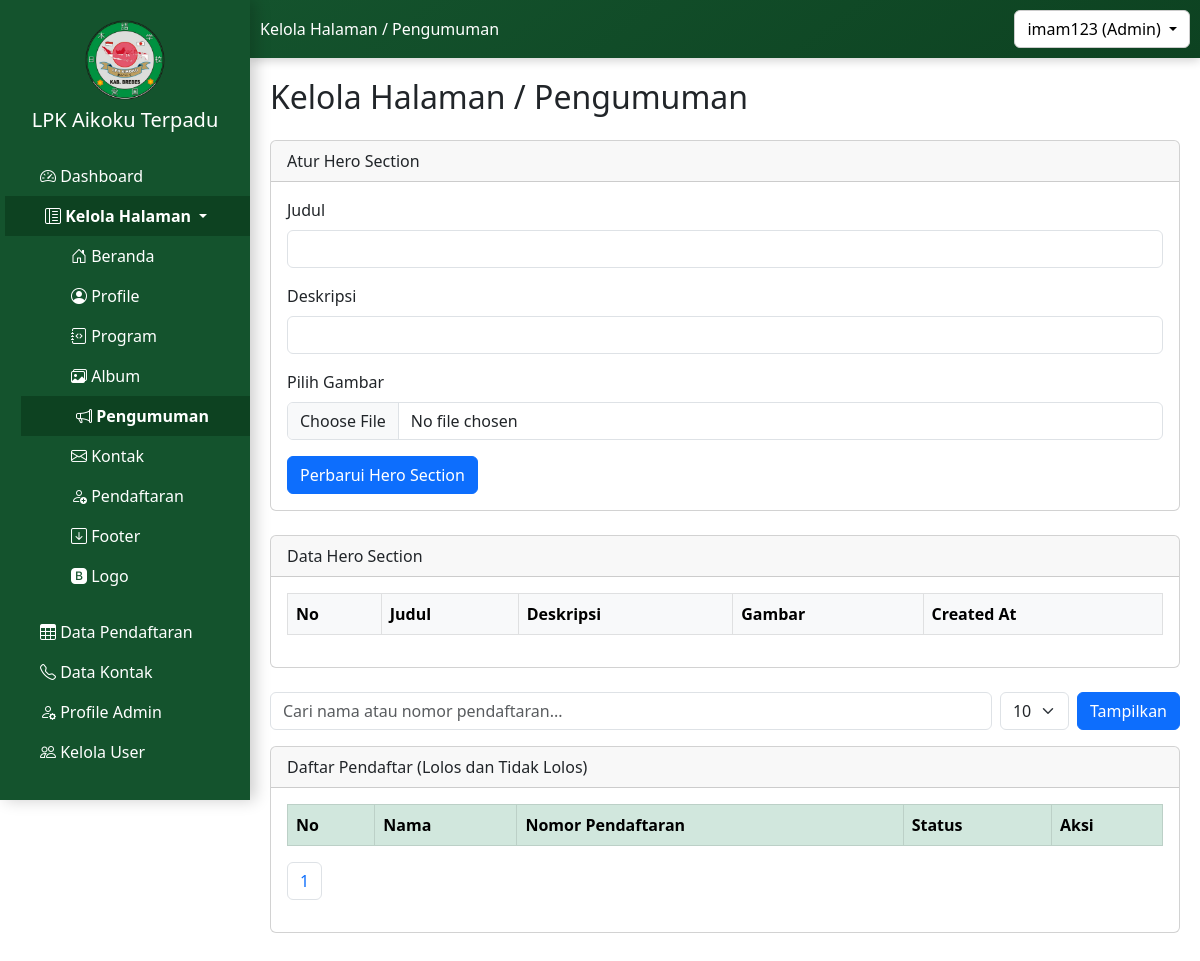
The app's page /admin/kelola_halaman/pengumuman/pengumuman_admin.php?page=3&limit=10 (signed in), older data.
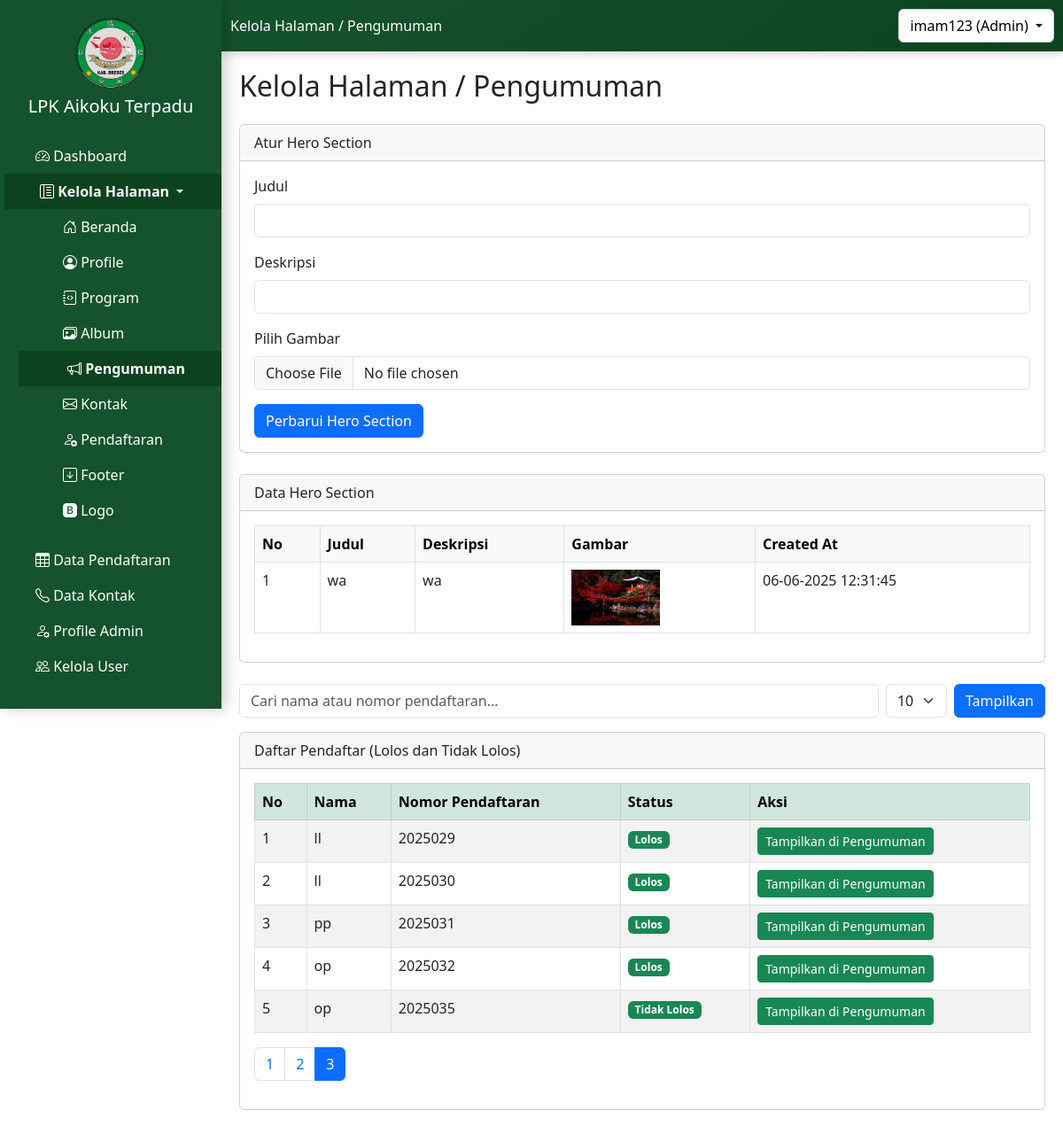
The same page, newer data.
### tables this page shows
CREATE TABLE `tb_hero_pengumuman` (
  `id` int(11) NOT NULL,
  `hero_title` varchar(255) DEFAULT NULL,
  `hero_description` varchar(255) DEFAULT NULL,
  `hero_image` text DEFAULT NULL,
  `created_at` timestamp NOT NULL DEFAULT current_timestamp()
);

CREATE TABLE `tb_pendaftaran` (
  `id_pendaftaran` int(11) NOT NULL,
  `nama_lengkap` varchar(100) DEFAULT NULL,
  `nomor_pendaftaran` varchar(50) DEFAULT NULL,
  `tempat_lahir` varchar(100) DEFAULT NULL,
  `tanggal_lahir` date DEFAULT NULL,
  `usia` int(11) DEFAULT NULL,
  `jenis_kelamin` varchar(20) DEFAULT NULL,
  `agama` varchar(50) DEFAULT NULL,
  `alamat_ktp` text DEFAULT NULL,
  `email` varchar(100) DEFAULT NULL,
  `telepon` varchar(20) DEFAULT NULL,
  `alamat` text DEFAULT NULL,
  `alamat_keluarga` text DEFAULT NULL,
  `telepon_keluarga` varchar(20) DEFAULT NULL,
  `program` varchar(100) DEFAULT NULL,
  `pendidikan_terakhir` varchar(50) DEFAULT NULL,
  `pengalaman_kerja` text DEFAULT NULL,
  `status_pernikahan` varchar(50) DEFAULT NULL,
  `tinggi_badan` int(11) DEFAULT NULL,
  `berat_badan` int(11) DEFAULT NULL,
  `pengalaman_jepang` varchar(50) DEFAULT NULL,
  `penyakit_kronis` text DEFAULT NULL,
  `golongan_darah` varchar(5) DEFAULT NULL,
  `status` varchar(20) DEFAULT 'Pending',
  `tanggal_daftar` datetime DEFAULT current_timestamp(),
  `id_pengguna` int(11) DEFAULT NULL,
  `pengumuman` text DEFAULT NULL
);

### admin/kelola_halaman/pengumuman/pengumuman_admin.php (the view, shortened to what the rows shown need)
<?php
include '../../../config.php';
$pageTitle = 'Kelola Halaman / Pengumuman';
?>
<!DOCTYPE html>
<html lang="id">
<head>
    <link href="https://cdn.jsdelivr.net/npm/bootstrap@5.3.0/dist/css/bootstrap.min.css" rel="stylesheet">
</head>
<body>
    <?php include '../../../sidebar1.php'; ?>
    <div class="content">
        <h2 class="mb-4"><?php echo $pageTitle; ?></h2>
        <div class="card mb-4">
            <div class="card-body">
                <table class="table table-bordered">
                    <thead class="table-light">
                        <tr>
                            <th>No</th>
                            <th>Judul</th>
                            <th>Deskripsi</th>
                            <th>Gambar</th>
                            <th>Created At</th>
                        </tr>
                    </thead>
                    <tbody>
                        <?php
                        $query = "SELECT * FROM tb_hero_pengumuman ORDER BY id DESC";
                        $result = mysqli_query($mysqli, $query);
                        $no = 1;
                        while ($data = mysqli_fetch_assoc($result)) {
                            ?>
                            <tr>
                                <td><?php echo $no++; ?></td>
                                <td><?php echo $data['hero_title']; ?></td>
                                <td><?php echo $data['hero_description']; ?></td>
                                <td><img src="../../../uploads/<?php echo $data['hero_image']; ?>" alt="Gambar Hero"
                                        width="100"></td>
                                <td><?php echo date('d-m-Y H:i:s', strtotime($data['created_at'])); ?></td>
                            </tr>
                        <?php } ?>
                    </tbody>
                </table>
            </div>
        </div>
        <?php
        $limit = isset($_GET['limit']) ? (int) $_GET['limit'] : 10;
        $page = isset($_GET['page']) ? (int) $_GET['page'] : 1;
        $offset = ($page - 1) * $limit;
        $where = "p.status IN ('Lolos', 'Tidak Lolos')";
        ?>
        <div class="card mb-4">
            <div class="card-body">
                <table class="table table-bordered table-striped">
                    <thead class="table-success">
                        <tr>
                            <th>No</th>
                            <th>Nama</th>
                            <th>Nomor Pendaftaran</th>
                            <th>Status</th>
                            <th>Aksi</th>
                        </tr>
                    </thead>
                    <tbody>
                        <?php
                        $sql = "SELECT p.id_pendaftaran, p.nama_lengkap, p.nomor_pendaftaran, p.status,
                        t.id AS id_tayang
                        FROM tb_pendaftaran p
                        LEFT JOIN tb_pengumuman_tayang t ON t.id_pendaftaran = p.id_pendaftaran
                        WHERE $where
                        ORDER BY p.id_pendaftaran ASC
                        LIMIT $limit OFFSET $offset";
                        $result = mysqli_query($mysqli, $sql);
                        $no = 1;
                        while ($row = mysqli_fetch_assoc($result)):
                            ?>
                            <tr>
                                <td><?= $no++ ?></td>
                                <td><?= htmlspecialchars($row['nama_lengkap']) ?></td>
                                <td><?= htmlspecialchars($row['nomor_pendaftaran']) ?></td>
                                <td><span class="badge bg-success"><?= $row['status'] ?></span></td>
                                <td>
                                    <?php if ($row['id_tayang']): ?>
                                        <a href="tayang/hapus_tayang.php?id=<?= $row['id_pendaftaran'] ?>"
                                            class="btn btn-danger btn-sm"
                                            onclick="return confirm('Yakin ingin menghapus dari pengumuman?')">Hapus dari
                                            Pengumuman</a>
                                    <?php else: ?>
                                        <a href="tayang/tambah_tayang.php?id=<?= $row['id_pendaftaran'] ?>"
                                            class="btn btn-success btn-sm"
                                            onclick="return confirm('Tampilkan di halaman pengumuman?')">Tampilkan di
                                            Pengumuman</a>
                                    <?php endif; ?>
                                </td>
                            </tr>
                        <?php endwhile; ?>
                    </tbody>
                </table>
            </div>
        </div>
    </div>
</body>
</html>

Row changes from the older to the newer data that the page shows:
added tb_hero_pengumuman: hero_title "wa", hero_description "wa", hero_image (picture), created_at "06-06-2025 12:31:45"
added tb_pendaftaran: nama_lengkap "ll", nomor_pendaftaran "2025029", status "Lolos"
added tb_pendaftaran: nama_lengkap "ll", nomor_pendaftaran "2025030", status "Lolos"
added tb_pendaftaran: nama_lengkap "pp", nomor_pendaftaran "2025031", status "Lolos"
added tb_pendaftaran: nama_lengkap "op", nomor_pendaftaran "2025032", status "Lolos"
added tb_pendaftaran: nama_lengkap "op", nomor_pendaftaran "2025035", status "Tidak Lolos"
Text that changed along with them:
new list line: "2"
new list line: "3"
